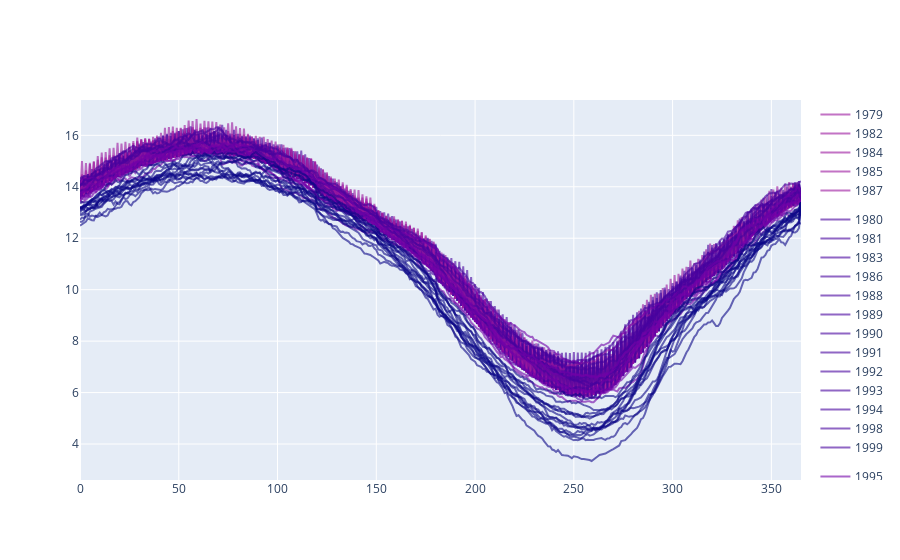

The notebook cell this image was saved under:
### Code cell
# Scatter plotly with KMeans Data - Northern Hemisphere
scatter_plotly_n = plotly_kmeans_scatter(year_col_df_north)
scatter_plotly_n.show()

### Figure 1 — Plotly figure (JSON) as saved in the notebook; plotly's stock layout.template omitted (floating-point values rounded to 4 significant figures; data arrays with more than 128 entries replaced by an {"elided": "..."} marker saying what was removed)
{"data": [{"legendgroup": "3", "marker": {"color": "#9c179e"}, "mode": "lines", "name": "1979", "opacity": 0.6, "text": "1979", "type": "scatter", "x": {"elided": "366 int values"}, "y": {"elided": "366 float values"}}, {"legendgroup": "1", "marker": {"color": "#46039f"}, "mode": "lines", "name": "1980", "opacity": 0.6, "text": "1980", "type": "scatter", "x": {"elided": "366 int values"}, "y": {"elided": "366 float values"}}, {"legendgroup": "1", "marker": {"color": "#46039f"}, "mode": "lines", "name": "1981", "opacity": 0.6, "text": "1981", "type": "scatter", "x": {"elided": "366 int values"}, "y": {"elided": "366 float values"}}, {"legendgroup": "3", "marker": {"color": "#9c179e"}, "mode": "lines", "name": "1982", "opacity": 0.6, "text": "1982", "type": "scatter", "x": {"elided": "366 int values"}, "y": {"elided": "366 float values"}}, {"legendgroup": "1", "marker": {"color": "#46039f"}, "mode": "lines", "name": "1983", "opacity": 0.6, "text": "1983", "type": "scatter", "x": {"elided": "366 int values"}, "y": {"elided": "366 float values"}}, {"legendgroup": "3", "marker": {"color": "#9c179e"}, "mode": "lines", "name": "1984", "opacity": 0.6, "text": "1984", "type": "scatter", "x": {"elided": "366 int values"}, "y": {"elided": "366 float values"}}, {"legendgroup": "3", "marker": {"color": "#9c179e"}, "mode": "lines", "name": "1985", "opacity": 0.6, "text": "1985", "type": "scatter", "x": {"elided": "366 int values"}, "y": {"elided": "366 float values"}}, {"legendgroup": "1", "marker": {"color": "#46039f"}, "mode": "lines", "name": "1986", "opacity": 0.6, "text": "1986", "type": "scatter", "x": {"elided": "366 int values"}, "y": {"elided": "366 float values"}}, {"legendgroup": "3", "marker": {"color": "#9c179e"}, "mode": "lines", "name": "1987", "opacity": 0.6, "text": "1987", "type": "scatter", "x": {"elided": "366 int values"}, "y": {"elided": "366 float values"}}, {"legendgroup": "1", "marker": {"color": "#46039f"}, "mode": "lines", "name": "1988", "opacity": 0.6, "text": "1988", "type": "scatter", "x": {"elided": "366 int values"}, "y": {"elided": "366 float values"}}, {"legendgroup": "1", "marker": {"color": "#46039f"}, "mode": "lines", "name": "1989", "opacity": 0.6, "text": "1989", "type": "scatter", "x": {"elided": "366 int values"}, "y": {"elided": "366 float values"}}, {"legendgroup": "1", "marker": {"color": "#46039f"}, "mode": "lines", "name": "1990", "opacity": 0.6, "text": "1990", "type": "scatter", "x": {"elided": "366 int values"}, "y": {"elided": "366 float values"}}, {"legendgroup": "1", "marker": {"color": "#46039f"}, "mode": "lines", "name": "1991", "opacity": 0.6, "text": "1991", "type": "scatter", "x": {"elided": "366 int values"}, "y": {"elided": "366 float values"}}, {"legendgroup": "1", "marker": {"color": "#46039f"}, "mode": "lines", "name": "1992", "opacity": 0.6, "text": "1992", "type": "scatter", "x": {"elided": "366 int values"}, "y": {"elided": "366 float values"}}, {"legendgroup": "1", "marker": {"color": "#46039f"}, "mode": "lines", "name": "1993", "opacity": 0.6, "text": "1993", "type": "scatter", "x": {"elided": "366 int values"}, "y": {"elided": "366 float values"}}, {"legendgroup": "1", "marker": {"color": "#46039f"}, "mode": "lines", "name": "1994", "opacity": 0.6, "text": "1994", "type": "scatter", "x": {"elided": "366 int values"}, "y": {"elided": "366 float values"}}, {"legendgroup": "2", "marker": {"color": "#7201a8"}, "mode": "lines", "name": "1995", "opacity": 0.6, "text": "1995", "type": "scatter", "x": {"elided": "366 int values"}, "y": {"elided": "366 float values"}}, {"legendgroup": "2", "marker": {"color": "#7201a8"}, "mode": "lines", "name": "1996", "opacity": 0.6, "text": "1996", "type": "scatter", "x": {"elided": "366 int values"}, "y": {"elided": "366 float values"}}, {"legendgroup": "2", "marker": {"color": "#7201a8"}, "mode": "lines", "name": "1997", "opacity": 0.6, "text": "1997", "type": "scatter", "x": {"elided": "366 int values"}, "y": {"elided": "366 float values"}}, {"legendgroup": "1", "marker": {"color": "#46039f"}, "mode": "lines", "name": "1998", "opacity": 0.6, "text": "1998", "type": "scatter", "x": {"elided": "366 int values"}, "y": {"elided": "366 float values"}}, {"legendgroup": "1", "marker": {"color": "#46039f"}, "mode": "lines", "name": "1999", "opacity": 0.6, "text": "1999", "type": "scatter", "x": {"elided": "366 int values"}, "y": {"elided": "366 float values"}}, {"legendgroup": "2", "marker": {"color": "#7201a8"}, "mode": "lines", "name": "2000", "opacity": 0.6, "text": "2000", "type": "scatter", "x": {"elided": "366 int values"}, "y": {"elided": "366 float values"}}, {"legendgroup": "2", "marker": {"color": "#7201a8"}, "mode": "lines", "name": "2001", "opacity": 0.6, "text": "2001", "type": "scatter", "x": {"elided": "366 int values"}, "y": {"elided": "366 float values"}}, {"legendgroup": "2", "marker": {"color": "#7201a8"}, "mode": "lines", "name": "2002", "opacity": 0.6, "text": "2002", "type": "scatter", "x": {"elided": "366 int values"}, "y": {"elided": "366 float values"}}, {"legendgroup": "2", "marker": {"color": "#7201a8"}, "mode": "lines", "name": "2003", "opacity": 0.6, "text": "2003", "type": "scatter", "x": {"elided": "366 int values"}, "y": {"elided": "366 float values"}}, {"legendgroup": "2", "marker": {"color": "#7201a8"}, "mode": "lines", "name": "2004", "opacity": 0.6, "text": "2004", "type": "scatter", "x": {"elided": "366 int values"}, "y": {"elided": "366 float values"}}, {"legendgroup": "0", "marker": {"color": "#0d0887"}, "mode": "lines", "name": "2005", "opacity": 0.6, "text": "2005", "type": "scatter", "x": {"elided": "366 int values"}, "y": {"elided": "366 float values"}}, {"legendgroup": "0", "marker": {"color": "#0d0887"}, "mode": "lines", "name": "2006", "opacity": 0.6, "text": "2006", "type": "scatter", "x": {"elided": "366 int values"}, "y": {"elided": "366 float values"}}, {"legendgroup": "0", "marker": {"color": "#0d0887"}, "mode": "lines", "name": "2007", "opacity": 0.6, "text": "2007", "type": "scatter", "x": {"elided": "366 int values"}, "y": {"elided": "366 float values"}}, {"legendgroup": "0", "marker": {"color": "#0d0887"}, "mode": "lines", "name": "2008", "opacity": 0.6, "text": "2008", "type": "scatter", "x": {"elided": "366 int values"}, "y": {"elided": "366 float values"}}, {"legendgroup": "0", "marker": {"color": "#0d0887"}, "mode": "lines", "name": "2009", "opacity": 0.6, "text": "2009", "type": "scatter", "x": {"elided": "366 int values"}, "y": {"elided": "366 float values"}}, {"legendgroup": "0", "marker": {"color": "#0d0887"}, "mode": "lines", "name": "2010", "opacity": 0.6, "text": "2010", "type": "scatter", "x": {"elided": "366 int values"}, "y": {"elided": "366 float values"}}, {"legendgroup": "0", "marker": {"color": "#0d0887"}, "mode": "lines", "name": "2011", "opacity": 0.6, "text": "2011", "type": "scatter", "x": {"elided": "366 int values"}, "y": {"elided": "366 float values"}}, {"legendgroup": "0", "marker": {"color": "#0d0887"}, "mode": "lines", "name": "2012", "opacity": 0.6, "text": "2012", "type": "scatter", "x": {"elided": "366 int values"}, "y": {"elided": "366 float values"}}, {"legendgroup": "0", "marker": {"color": "#0d0887"}, "mode": "lines", "name": "2013", "opacity": 0.6, "text": "2013", "type": "scatter", "x": {"elided": "366 int values"}, "y": {"elided": "366 float values"}}, {"legendgroup": "0", "marker": {"color": "#0d0887"}, "mode": "lines", "name": "2014", "opacity": 0.6, "text": "2014", "type": "scatter", "x": {"elided": "366 int values"}, "y": {"elided": "366 float values"}}, {"legendgroup": "0", "marker": {"color": "#0d0887"}, "mode": "lines", "name": "2015", "opacity": 0.6, "text": "2015", "type": "scatter", "x": {"elided": "366 int values"}, "y": {"elided": "366 float values"}}, {"legendgroup": "0", "marker": {"color": "#0d0887"}, "mode": "lines", "name": "2016", "opacity": 0.6, "text": "2016", "type": "scatter", "x": {"elided": "366 int values"}, "y": {"elided": "366 float values"}}, {"legendgroup": "0", "marker": {"color": "#0d0887"}, "mode": "lines", "name": "2017", "opacity": 0.6, "text": "2017", "type": "scatter", "x": {"elided": "366 int values"}, "y": {"elided": "366 float values"}}, {"legendgroup": "0", "marker": {"color": "#0d0887"}, "mode": "lines", "name": "2018", "opacity": 0.6, "text": "2018", "type": "scatter", "x": {"elided": "366 int values"}, "y": {"elided": "366 float values"}}], "layout": {}}
